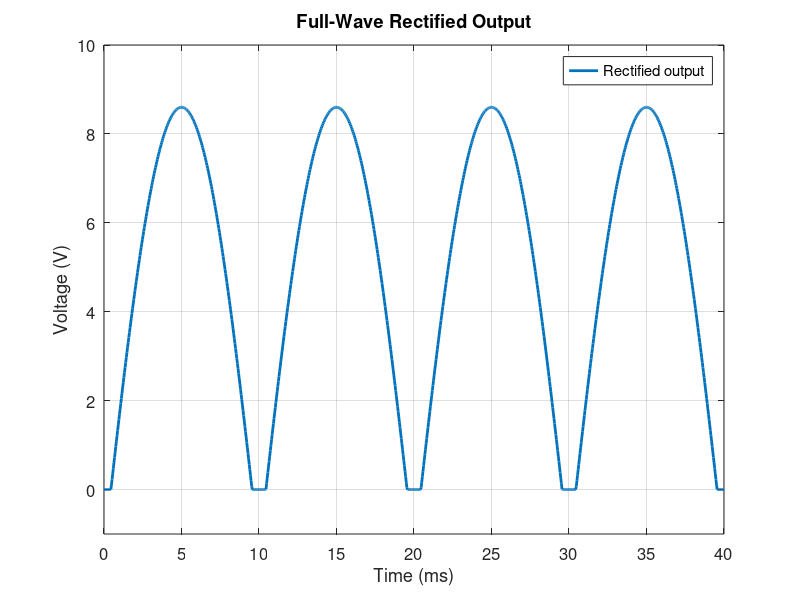

This chart was generated by the following MATLAB code:
clc;
clear;
close all;

% Parameters
Vm = 10;          % Peak input voltage (V)
f = 50;           % Input frequency (Hz)
Vd = 0.7;         % Forward voltage drop of one diode (V)

% Time vector: 0 to 40 ms
t = linspace(0, 0.04, 1000);

% AC input signal
Vin = Vm * sin(2*pi*f*t);

% Full-wave bridge rectifier
% Two diodes conduct during each half-cycle
Vout = abs(Vin) - 2*Vd;

% Prevent negative output near zero crossings
Vout(Vout < 0) = 0;

% Convert time to milliseconds
t_ms = t * 1000;

% Plot
figure;

plot(t_ms, Vout, 'LineWidth', 2);

grid on;

title('Full-Wave Rectified Output', ...
      'FontSize', 16, ...
      'FontWeight', 'bold');

xlabel('Time (ms)', 'FontSize', 13);
ylabel('Voltage (V)', 'FontSize', 13);

legend('Rectified output', 'Location', 'northeast');

xlim([0 40]);
ylim([-1 10]);

xticks(0:5:40);
yticks(0:2:10);

set(gca, 'FontSize', 12);
